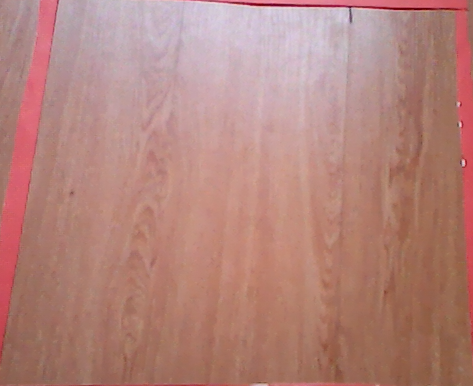
#> input picture dataset-extra/roi.png, 473 x 386 px, given in place of the camera
$ python main.py
#> lines starting #> are read from the running program, lines starting #| are printed output that depends on the picture; after the words box and inside, x2 and y2 are one past the last pixel; in counts of white or black regions, pixels touching at a corner belong together
#> further down, imagen is the input picture: shape (386, 473, 3); mean B, G, R 123.6, 131.8, 179.8
import cv2
import os
import base64
import requests
import numpy as np

nameWindow="Proyecto_"
def nothing(x):
    pass
def constructorVentana():
    cv2.namedWindow(nameWindow)
    cv2.createTrackbar("min",nameWindow,45,255,nothing)
    cv2.createTrackbar("max", nameWindow, 35, 255, nothing)
    cv2.createTrackbar("kernel", nameWindow, 6,30, nothing)
    cv2.createTrackbar("areaMin", nameWindow, 15000, 10000, nothing)
    #cv2.createTrackbar("areaMax", nameWindow, 5000, 100000000, nothing)

def calcularAreas(figuras):
    areas = []
    for figuraActual in figuras:
        areas.append(cv2.contourArea(figuraActual))

    sorted_index = [i[0] for i in sorted(enumerate(areas), key=lambda x:x[1])]
    sorted_index.reverse()
    return areas, sorted_index

def detectarForma(imagen):
    imagenGris = cv2.cvtColor(imagen,cv2.COLOR_BGR2GRAY)
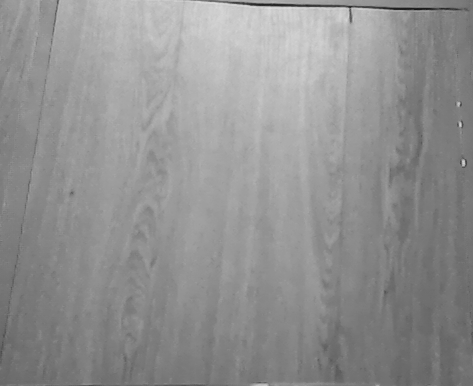
#> imagenGris: shape (386, 473); min 23, max 222, mean 145.3
    img = imagen.copy()
    lab = cv2.cvtColor(img, cv2.COLOR_BGR2LAB)
#> lab: shape (386, 473, 3); mean of channels 0, 1, 2 152.1, 145.6, 140.2
    # -----Splitting the LAB image to different channels-------------------------
    l, a, b = cv2.split(lab)
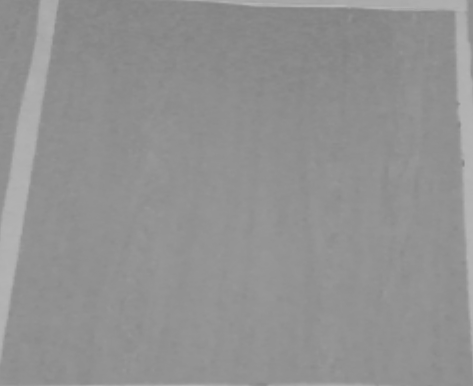
#> a: shape (386, 473); min 130, max 183, mean 145.6
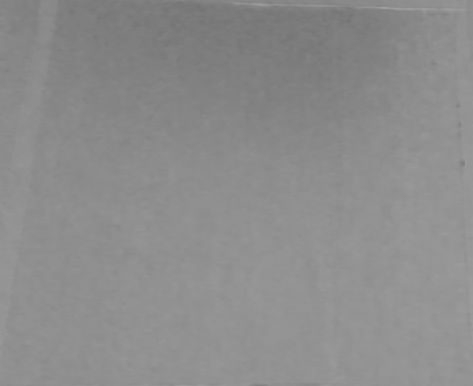
#> b: shape (386, 473); min 116, max 159, mean 140.2
    cv2.imshow('a_channel', a)
    imagenGris = a
    #cv2.imshow("Grises",imagenGris)
    min = cv2.getTrackbarPos("min", nameWindow)
    max = cv2.getTrackbarPos("max", nameWindow)
    tamañoKernel = cv2.getTrackbarPos("kernel", nameWindow)
    bordes = cv2.Canny(imagenGris, min, max)
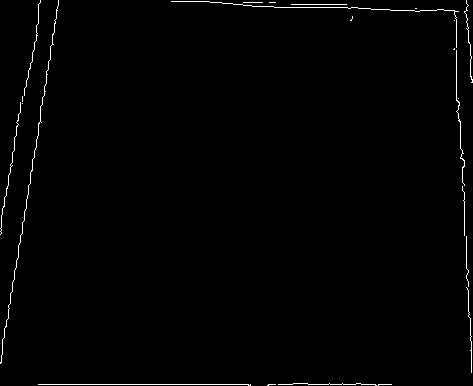
#> bordes: shape (386, 473); 0.99% white in thin lines or dots
    kernel = np.ones((tamañoKernel,tamañoKernel),np.uint8)
    bordes = cv2.dilate(bordes,kernel)
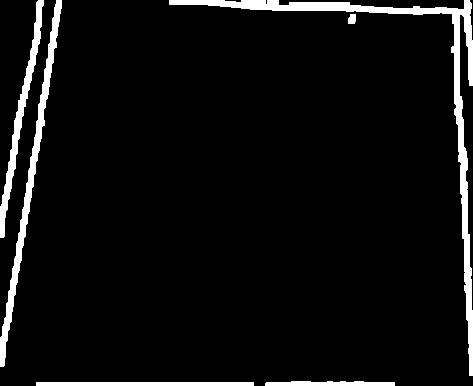
#> bordes: shape (386, 473); 5.8% white; 6 white regions
    cv2.imshow("Bordes",bordes)
    figuras,jerarquia = cv2.findContours(bordes, cv2.RETR_CCOMP,cv2.CHAIN_APPROX_SIMPLE)
#> figuras = 6 contours; box (x1, y1, x2, y2) and area: (169, 0, 473, 376) 4225, (0, 0, 62, 367) 2137, (0, 0, 44, 238) 1384, (36, 382, 254, 386) 651, (265, 381, 395, 386) 428, (348, 14, 356, 24) 56; jerarquia = [[1, -1, -1, -1], [2, 0, -1, -1], [3, 1, -1, -1], [4, 2, -1, -1], [5, 3, -1, -1], [-1, 4, -1, -1]]
    areas, sorted_index = calcularAreas(figuras)
#> the loop in calcularAreas, `for figuraActual in figuras:` made 6 passes
#> figuraActual on pass 1: [[36, 382], [36, 385], [253, 385], [253, 382]]
#> after the loop in calcularAreas, `for figuraActual in figuras:`: areas = [651, 428.5, 55.5, 4225, 2137, 1384]
#> in calcularAreas, `sorted_index = [i[0] for i in sorted(enumerate(areas), key=lambda x:x[..`: sorted_index = [2, 1, 0, 5, 4, 3]
#> areas = [651, 428.5, 55.5, 4225, 2137, 1384]; sorted_index = [3, 4, 5, 0, 1, 2]
    areaMin=cv2.getTrackbarPos("areaMin", nameWindow)
#> areaMin = 15000
    primer_figura = None
    primer_vertices = None
    mensaje = "ROI"
    for indice_figura in sorted_index:
        if areas[indice_figura] >= areaMin:
            figuraActual = figuras[indice_figura]
            vertices = cv2.approxPolyDP(figuraActual,0.05*cv2.arcLength(figuraActual,True),True)
             #str(len(vertices))
            if len(vertices) == 4 and jerarquia[0][indice_figura][3]!=-1:
                if primer_figura is None:
                    primer_figura = figuraActual
                    primer_vertices = vertices
                else:
                    cv2.putText(imagen, mensaje, (10, 70), cv2.FONT_HERSHEY_SIMPLEX, 1, (0, 255, 0), 2, cv2.LINE_AA)
                    cv2.drawContours(imagen, [figuraActual], 0, (0, 0, 255), 2)
                    return vertices
#> this loop made 6 passes
#> indice_figura on passes 1 to 6: 3, 4, 5, 0, 1, 2
    if primer_figura is not None:
        cv2.putText(imagen, mensaje, (10, 70), cv2.FONT_HERSHEY_SIMPLEX, 1, (0, 255, 0), 2, cv2.LINE_AA)
        cv2.drawContours(imagen, [primer_figura], 0, (0, 0, 255), 2)
        return primer_vertices


# [71 lines left out: functions save_image, send_server, convert_image, format_request, send_request, show_results, not called in this run]
    #{'message': 'Predictions made satisfactorily', 'results': [{'model_id': 0, 'results': [{'class': 'Regla', 'id-image': 'crop_0.png'}]}], 'status': 'success'}


### MAIN ###
video = cv2.VideoCapture(0)
constructorVentana()
numero=0
while True:
    _, imagen = video.read()
    imagen_pre = imagen.copy()
    coordenadas = detectarForma(imagen)
    cv2.imshow("Imagen", imagen)
    #Para el programa
    k=cv2.waitKey(5) & 0xFF
#> (key Esc is pressed here)
    if k==27:
        break
    elif k==101:
        print("e")
        send_server()
    elif k==99:
        print("c")
        try:
            saved = save_image(imagen_pre,coordenadas,numero)
            #cv2.imshow("Imagen Guardada " + str(numero), saved)
            numero+=1
        except:
            print("No hay ROI detectada")
        #save


cv2.destroyAllWindows()
